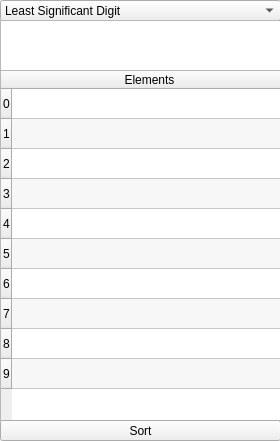
<?xml version="1.0" encoding="UTF-8"?>
<ui version="4.0">
 <class>MainWindow</class>
 <widget class="QMainWindow" name="MainWindow">
  <property name="geometry">
   <rect>
    <x>0</x>
    <y>0</y>
    <width>280</width>
    <height>441</height>
   </rect>
  </property>
  <property name="windowTitle">
   <string>MainWindow</string>
  </property>
  <widget class="QWidget" name="centralWidget">
   <widget class="QTableWidget" name="tableWidget">
    <property name="geometry">
     <rect>
      <x>0</x>
      <y>70</y>
      <width>281</width>
      <height>351</height>
     </rect>
    </property>
    <property name="alternatingRowColors">
     <bool>true</bool>
    </property>
    <property name="cornerButtonEnabled">
     <bool>true</bool>
    </property>
    <attribute name="horizontalHeaderDefaultSectionSize">
     <number>275</number>
    </attribute>
    <attribute name="horizontalHeaderHighlightSections">
     <bool>true</bool>
    </attribute>
    <attribute name="verticalHeaderDefaultSectionSize">
     <number>30</number>
    </attribute>
    <row>
     <property name="text">
      <string>0</string>
     </property>
    </row>
    <row>
     <property name="text">
      <string>1</string>
     </property>
    </row>
    <row>
     <property name="text">
      <string>2</string>
     </property>
    </row>
    <row>
     <property name="text">
      <string>3</string>
     </property>
    </row>
    <row>
     <property name="text">
      <string>4</string>
     </property>
    </row>
    <row>
     <property name="text">
      <string>5</string>
     </property>
    </row>
    <row>
     <property name="text">
      <string>6</string>
     </property>
    </row>
    <row>
     <property name="text">
      <string>7</string>
     </property>
    </row>
    <row>
     <property name="text">
      <string>8</string>
     </property>
    </row>
    <row>
     <property name="text">
      <string>9</string>
     </property>
    </row>
    <column>
     <property name="text">
      <string>Elements</string>
     </property>
    </column>
   </widget>
   <widget class="QComboBox" name="comboBox">
    <property name="geometry">
     <rect>
      <x>0</x>
      <y>0</y>
      <width>281</width>
      <height>21</height>
     </rect>
    </property>
    <item>
     <property name="text">
      <string>Least Significant Digit </string>
     </property>
    </item>
    <item>
     <property name="text">
      <string>Most Significant Digit</string>
     </property>
    </item>
   </widget>
   <widget class="QPushButton" name="pushButton">
    <property name="geometry">
     <rect>
      <x>0</x>
      <y>420</y>
      <width>281</width>
      <height>21</height>
     </rect>
    </property>
    <property name="text">
     <string>Sort</string>
    </property>
   </widget>
   <widget class="QTextEdit" name="textEdit">
    <property name="geometry">
     <rect>
      <x>0</x>
      <y>20</y>
      <width>281</width>
      <height>51</height>
     </rect>
    </property>
   </widget>
  </widget>
 </widget>
 <layoutdefault spacing="6" margin="11"/>
 <resources/>
 <connections/>
</ui>
